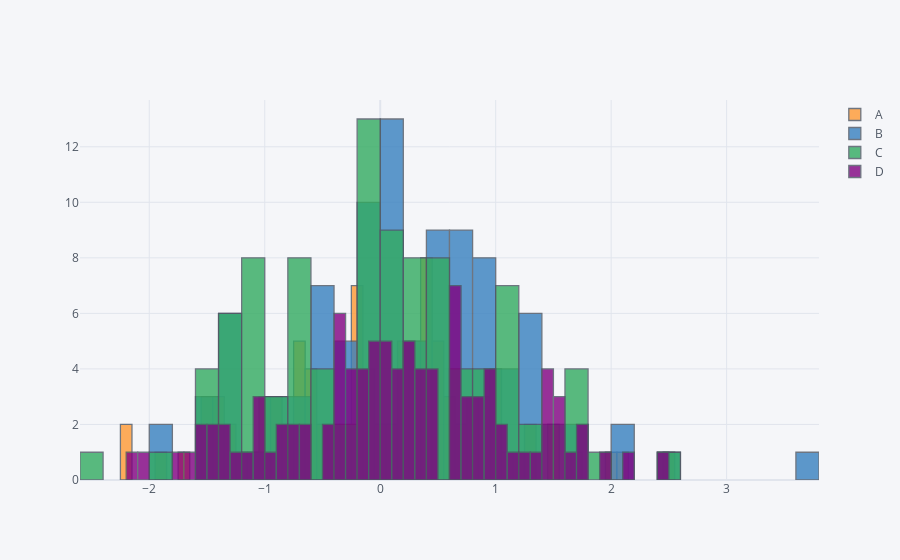

Write notebook code for a chart like this one.
### Markdown cell above
## histogram

### Code cell
df.iplot(kind='hist',bins=50)
